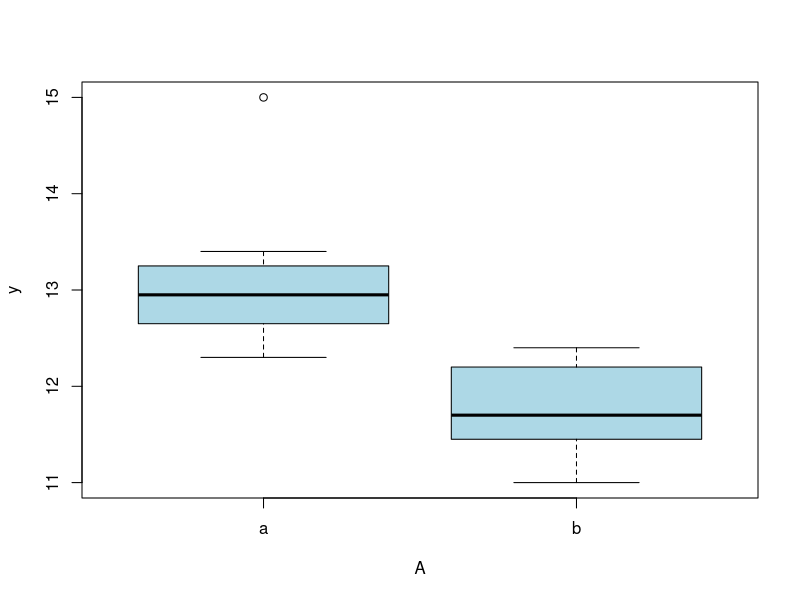

Generate this figure with R:
# 2標本による検定
# H0: 分散が等しい
# H1: 分散が等しくない

a = c(12.3, 12.9, 13.0, 13.4, 12.5, 13.1, 15.0, 12.8)
b = c(11.0, 11.4, 12.1, 11.5, 12.3, 12.4, 11.8, 11.6)

# 基礎調査
length(a)
sum(a)
mean(a)
var(a)
sd(a)
median(a)
# --
length(b)
sum(b)
mean(b)
var(b)
sd(b)
median(b)

# グラフ化
bunsan = data.frame(A=factor(c(rep("a",length(a)), rep("b", length(b)))),
                     No=factor(rep(1:length(a), 2)),
                     y=c(a, b))
boxplot(y~A, data=bunsan, col="lightblue")

# (要約)
#summary(aov(y~ A+No, bunsan))
t.test(a, b, var.equal = TRUE)

alpha = 0.05
na <- length(a)
nb <- length(b)
t.alpha.2.n <- qt(alpha / 2, df = na + nb - 2)
t.alpha.2.p <- qt(1 - alpha / 2, df = na + nb - 2)

# ウェルチの検定(異分散)
res_t = t.test(a, b, var.equal = FALSE)


# tの求め方(計算)
# 対応のない2群、母分散未知・小標本・等分散
Ua = sum((a - mean(a))^2)
Ub = sum((b - mean(b))^2)
U2 = (Ua + Ub) / (na + nb - 2)
T = (mean(a) - mean(b)) / sqrt(U2 * (1/na + 1/nb))
T

names(res_t)
res_t$statistic  # t値
res_t$parameter  # 自由度
res_t$p.value    # p値


# 対応ある2標本
before <- c(591, 615, 602, 618, 596)
after  <- c(585, 590, 583, 594, 589)

t.test(before, after, paired = TRUE)

diff <- after - before
t.test(diff, rep(0, 5), var.equal = FALSE)
